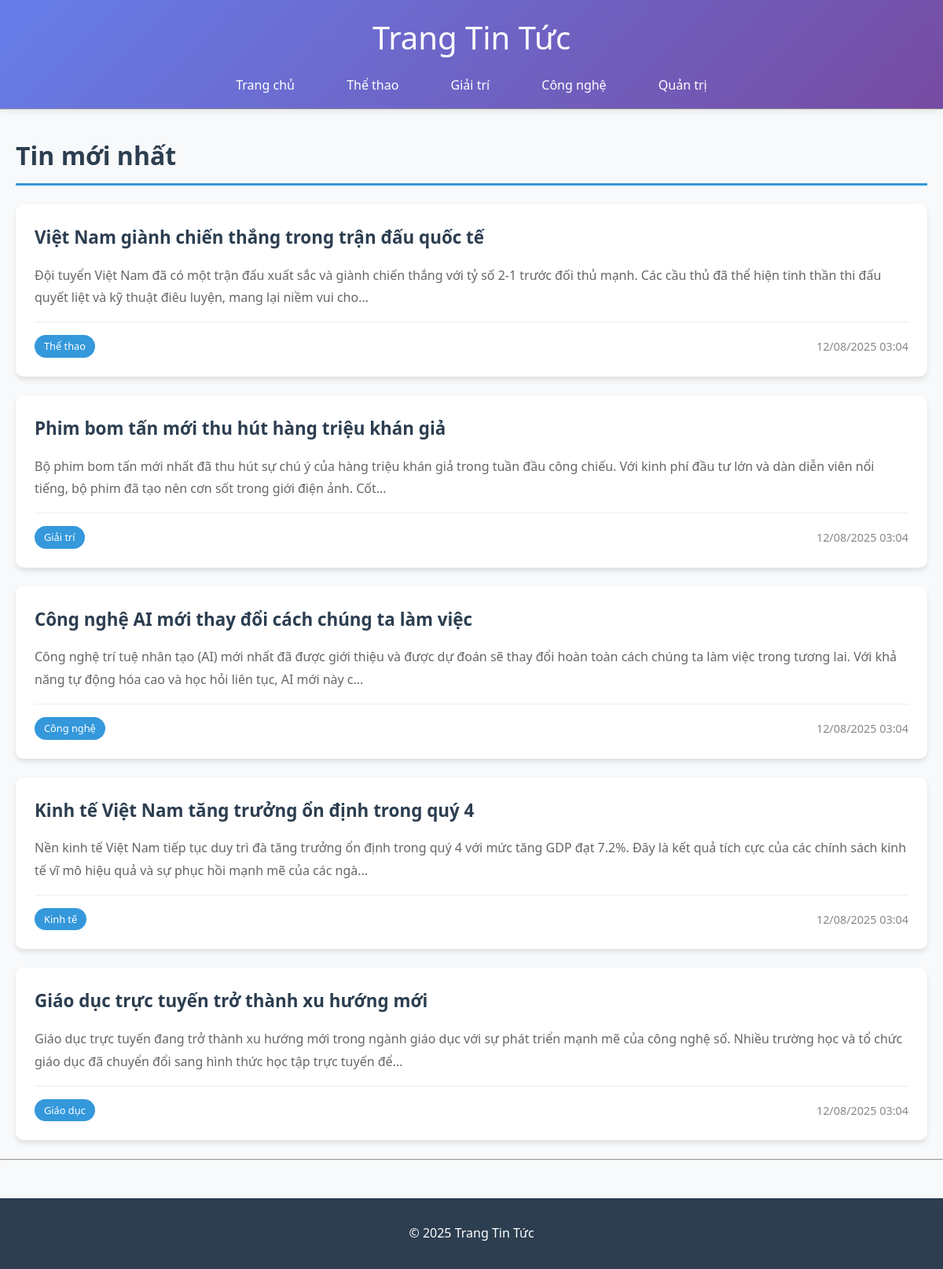
The page / on the database its author committed.
### tables this page shows
CREATE TABLE IF NOT EXISTS articles (
    id INT AUTO_INCREMENT PRIMARY KEY,
    title VARCHAR(255) NOT NULL,
    content TEXT NOT NULL,
    image VARCHAR(255),
    category_id INT,
    created_at TIMESTAMP DEFAULT CURRENT_TIMESTAMP,
    FOREIGN KEY (category_id) REFERENCES categories(id) ON DELETE SET NULL
);

CREATE TABLE IF NOT EXISTS categories (
    id INT AUTO_INCREMENT PRIMARY KEY,
    name VARCHAR(255) NOT NULL
);

### index.php (the view, shortened to what this page needs)
<?php include 'includes/config.php'; ?>
<?php include 'includes/header.php'; ?>
<div class="container">
    <h2>Tin mới nhất</h2>
    <?php
    $result = $conn->query("SELECT a.*, c.name as category_name
                           FROM articles a
                           LEFT JOIN categories c ON a.category_id = c.id
                           ORDER BY a.created_at DESC LIMIT 10");
    if ($result->num_rows > 0):
        while($row = $result->fetch_assoc()):
    ?>
        <article class="article-preview">
            <h3><a href="article.php?id=<?= $row['id'] ?>"><?= htmlspecialchars($row['title']) ?></a></h3>
            <p class="article-excerpt"><?= mb_substr(strip_tags($row['content']), 0, 200) ?>...</p>
            <div class="article-meta">
                <span class="category"><?= htmlspecialchars($row['category_name']) ?></span>
                <span class="date"><?= date('d/m/Y H:i', strtotime($row['created_at'])) ?></span>
            </div>
        </article>
    <?php
        endwhile;
    else:
    ?>
        <p>Chưa có bài viết nào.</p>
    <?php endif; ?>
</div>
<?php include 'includes/footer.php'; ?>

### includes/header.php (shortened to what this page needs)
<!DOCTYPE html>
<html lang="vi">
<head>
    <link rel="stylesheet" href="assets/css/style.css">
</head>
<body>
<header>
    <h1><a href="index.php">Trang Tin Tức</a></h1>
    <nav>
        <a href="index.php">Trang chủ</a>
        <a href="category.php?id=1">Thể thao</a>
        <a href="category.php?id=2">Giải trí</a>
        <a href="category.php?id=3">Công nghệ</a>
        <a href="admin/">Quản trị</a>
    </nav>
</header>
<hr>

### includes/footer.php
<hr>
<footer>
    <p>© 2025 Trang Tin Tức</p>
</footer>
</body>
</html>

### assets/css/style.css (style rules this page uses)
* { margin: 0; padding: 0; box-sizing: border-box; }
body { font-family: 'Segoe UI', Tahoma, Geneva, Verdana, sans-serif; line-height: 1.6; color: #333; background-color: #f8f9fa; }
.container { max-width: 1200px; margin: 0 auto; padding: 0 20px; }
header { background: linear-gradient(135deg, #667eea 0%, #764ba2 100%); color: white; padding: 1rem 0; box-shadow: 0 2px 10px rgba(0,0,0,0.1); }
header h1 { text-align: center; margin-bottom: 1rem; }
header h1 a { text-decoration: none; color: white; font-size: 2.5rem; font-weight: 300; }
nav { text-align: center; }
nav a { color: white; text-decoration: none; margin: 0 15px; padding: 8px 16px; border-radius: 20px; transition: all 0.3s ease; font-weight: 500; }
h2 { color: #2c3e50; margin: 2rem 0 1rem 0; font-size: 2rem; border-bottom: 3px solid #3498db; padding-bottom: 10px; }
.article-preview { background: white; margin: 1.5rem 0; padding: 1.5rem; border-radius: 10px; box-shadow: 0 4px 6px rgba(0,0,0,0.1); transition: transform 0.3s ease, box-shadow 0.3s ease; }
.article-preview h3 { margin-bottom: 1rem; }
.article-preview h3 a { color: #2c3e50; text-decoration: none; font-size: 1.4rem; font-weight: 600; transition: color 0.3s ease; }
.article-excerpt { color: #666; margin: 1rem 0; line-height: 1.8; }
.article-meta { display: flex; justify-content: space-between; align-items: center; margin-top: 1rem; padding-top: 1rem; border-top: 1px solid #eee; font-size: 0.9rem; color: #888; }
.category { background: #3498db; color: white; padding: 4px 12px; border-radius: 15px; font-size: 0.8rem; font-weight: 500; }
footer { background: #2c3e50; color: white; text-align: center; padding: 2rem 0; margin-top: 3rem; }

### rows shown on the page
articles: title "Việt Nam giành chiến thắng trong trận đấu quốc tế", content "Đội tuyển Việt Nam đã có một trận đấu xuất sắc và giành chiến thắng với tỷ số 2-1 trước đối thủ mạnh. Các cầu thủ đã thể hiện tinh thần thi đấu quyết liệt và kỹ thuật điêu luyện, mang lại niềm vui cho", category.name "Thể thao", created_at "12/08/2025 03:04"
articles: title "Phim bom tấn mới thu hút hàng triệu khán giả", content "Bộ phim bom tấn mới nhất đã thu hút sự chú ý của hàng triệu khán giả trong tuần đầu công chiếu. Với kinh phí đầu tư lớn và dàn diễn viên nổi tiếng, bộ phim đã tạo nên cơn sốt trong giới điện ảnh. Cốt", category.name "Giải trí", created_at "12/08/2025 03:04"
articles: title "Công nghệ AI mới thay đổi cách chúng ta làm việc", content "Công nghệ trí tuệ nhân tạo (AI) mới nhất đã được giới thiệu và được dự đoán sẽ thay đổi hoàn toàn cách chúng ta làm việc trong tương lai. Với khả năng tự động hóa cao và học hỏi liên tục, AI mới này c", category.name "Công nghệ", created_at "12/08/2025 03:04"
articles: title "Kinh tế Việt Nam tăng trưởng ổn định trong quý 4", content "Nền kinh tế Việt Nam tiếp tục duy trì đà tăng trưởng ổn định trong quý 4 với mức tăng GDP đạt 7.2%. Đây là kết quả tích cực của các chính sách kinh tế vĩ mô hiệu quả và sự phục hồi mạnh mẽ của các ngà", category.name "Kinh tế", created_at "12/08/2025 03:04"
articles: title "Giáo dục trực tuyến trở thành xu hướng mới", content "Giáo dục trực tuyến đang trở thành xu hướng mới trong ngành giáo dục với sự phát triển mạnh mẽ của công nghệ số. Nhiều trường học và tổ chức giáo dục đã chuyển đổi sang hình thức học tập trực tuyến để", category.name "Giáo dục", created_at "12/08/2025 03:04"
